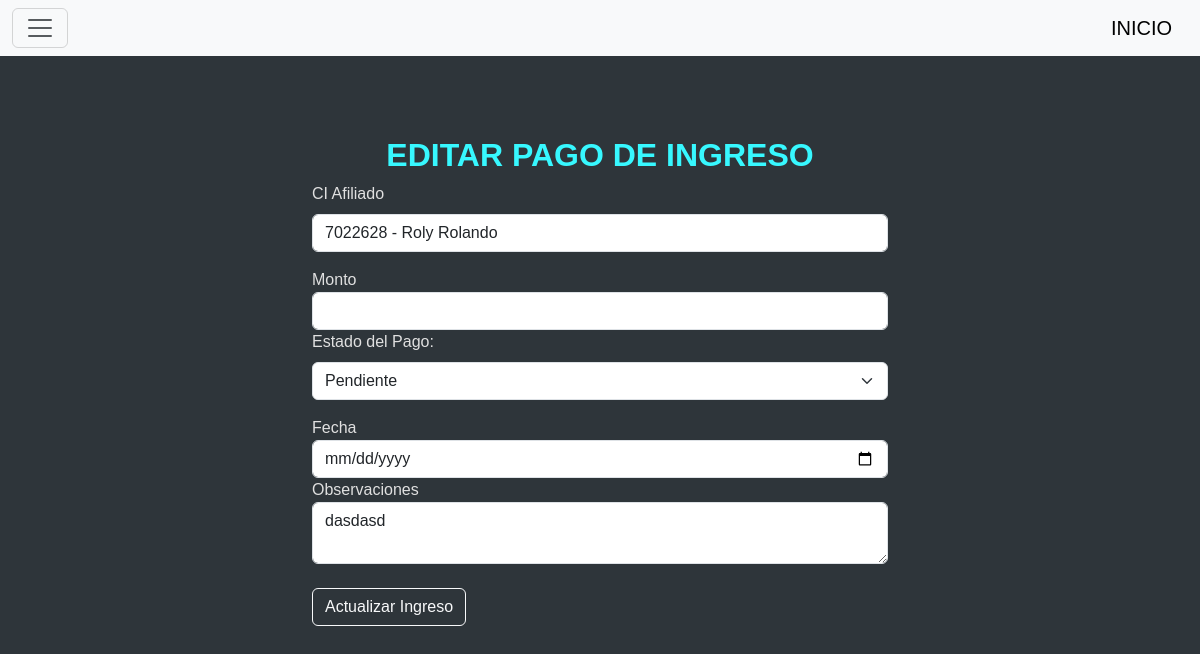
/ingresos/editar_i/2 (signed in), run on an earlier commit of the app's database.
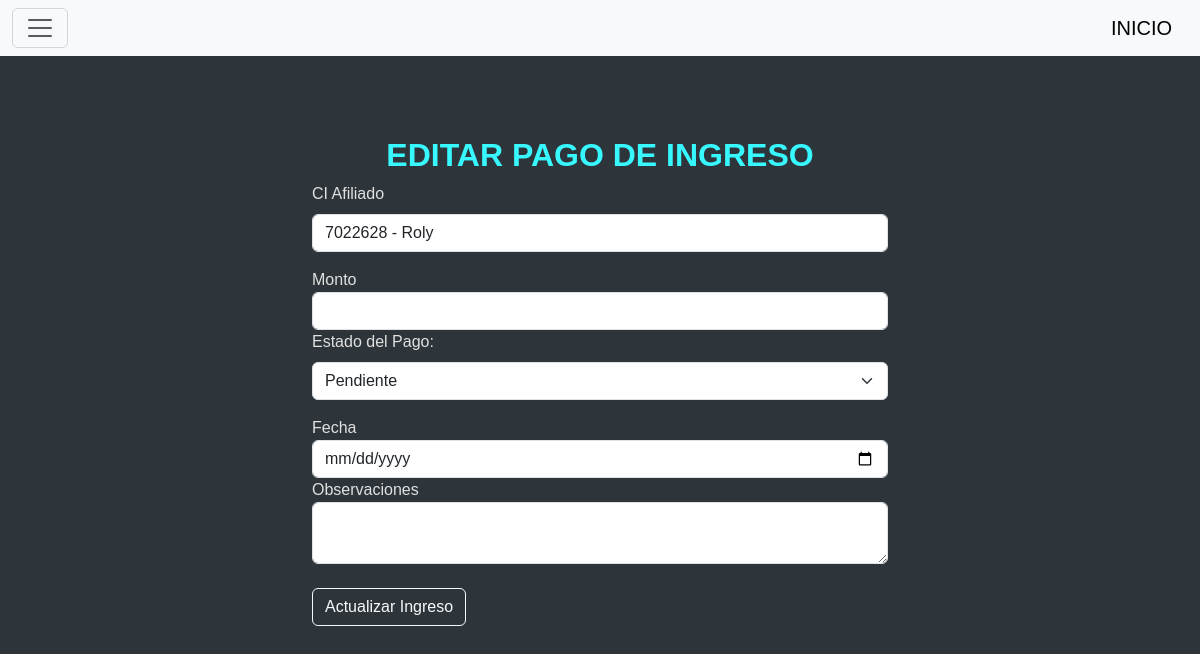
And on a later commit of the database.
### tables this page shows
CREATE TABLE ingreso (
                   
            id INTEGER PRIMARY KEY AUTOINCREMENT,
            ci_afiliado INT,
            monto REAL NOT NULL,
            estado TEXT NOT NULL,
            fecha TEXT NOT NULL,
            observaciones TEXT,
            FOREIGN KEY (ci_afiliado) REFERENCES afiliado(ci)
        );

CREATE TABLE afiliado(
        ci INTEGER PRIMARY KEY,
        nombres TEXT NOT NULL,
        apellidos TEXT NOT NULL,
        direccion TEXT NOT NULL,
        fecha_nacimiento DATE NOT NULL,
        telefono INTEGER NOT NULL,
        fecha_incorporacion DATE NOT NULL,
        nro_licencia TEXT NOT NULL
        );

### blueprints/ingresos/__init__.py (the view, shortened to what this page needs)
@ingresos_bp.route("/editar_i/<int:id>", methods=["GET", "POST"])
def editar_i(id):
    if not verifica():
        return redirect(url_for('ingresos.index_ingreso'))
    conn = sqlite3.connect("star_service.db")
    conn.row_factory = sqlite3.Row
    cursor = conn.cursor()
    cursor.execute("SELECT * FROM ingreso WHERE id = ?", (id,))
    ingreso = cursor.fetchone()
    cursor.execute("SELECT ci, nombres FROM afiliado")
    afiliados = cursor.fetchall()
    conn.close()
    return render_template("editar_i.html", ingreso=ingreso, afiliados=afiliados)

### blueprints/ingresos/__init__.py (called while the page is built)
def verifica():
    if 'cargo' not in session or session['cargo'] != "Administrador":
        return False
    return True

### blueprints/ingresos/templates/editar_i.html (shortened to what this page needs)
{% include 'header.html' %}
<div class="container mt-5" style="max-width: 600px;">
  <h2 class="fw-bold">EDITAR PAGO DE INGRESO</h2>
<form action="{{ url_for('ingresos.editar_i', id=ingreso['id']) }}" method="POST">
    <div class="mb-3">
        <label for="ci_afiliado" class="form-label">CI Afiliado</label>
        <select name="ci_afiliado" class="form-control" required>
          {% for afiliado in afiliados %}
          <option value="{{ afiliado['ci'] }}" {% if ingreso and afiliado['ci'] == ingreso['ci_afiliado'] %}selected{% endif %}>
            {{ afiliado['ci'] }} - {{ afiliado['nombres'] }}
          </option>
          {% endfor %}
        </select>
      </div>
      <div class="form-group">
        <label for="monto">Monto</label>
        <input type="text" class="form-control" name="monto" required>
    </div>
    <div class="mb-3">
      <label for="estado" class="form-label">Estado del Pago:</label>
      <select id="estado" name="estado" class="form-select" required>
          <option value="pendiente">Pendiente</option>
      </select>
  </div>
    <div class="form-group">
        <label for="fecha">Fecha</label>
        <input type="date" class="form-control" name="fecha" required>
    </div>
    <div class="form-group">
        <label for="observaciones">Observaciones</label>
        <textarea class="form-control" name="observaciones">{{ ingreso['observaciones'] }}</textarea>
    </div>
    <br>
    <button type="submit" class="btn btn-outline-light">Actualizar Ingreso</button>
</form>
{% include 'footer.html' %}

What changed in the data, as far as the page shows it:
changed ingreso: ci_afiliado "7022628 - Roly Rolando" → "7022628 - Roly"; observaciones "dasdasd" → (not shown)
